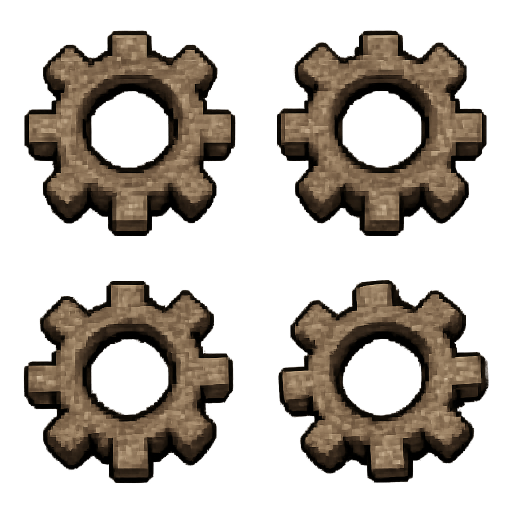
#> input picture recipe_src/great.png, 1024 x 1024 px, found by its file name (shown at 1/2 size)
$ python tools_prep_recipe.py
#> lines starting #> are read from the running program, lines starting #| are printed output that depends on the picture; after the words box and inside, x2 and y2 are one past the last pixel; in counts of white or black regions, pixels touching at a corner belong together
#!/usr/bin/env python3
"""Normalize the Firearm-Factory recipe/gun sprite sheets into clean, uniform, centered,
transparent sheets the mod can draw without jitter. Originals are backed up in _src/.

Run from the mod's textures/recipe folder (or pass it as argv[1])."""
import os, sys, shutil, glob
import numpy as np
from PIL import Image

ROOT = sys.argv[1] if len(sys.argv) > 1 else "Jarunk-MachinePartyFPV/textures/recipe"
SRC = os.path.join(ROOT, "_src")
os.makedirs(SRC, exist_ok=True)

# back up whatever source files exist (once)
for f in ["great.png","gear.png","spring.png","strapped.png","pipe.png","glue1.png","glue2.png","gun.png"]:
    p = os.path.join(ROOT, f)
    if os.path.exists(p) and not os.path.exists(os.path.join(SRC, f)):
        shutil.copy(p, os.path.join(SRC, f))

def load(name):
#> called with name = 'great.png'
    return Image.open(os.path.join(SRC, name)).convert("RGBA")
#> returned value is the input picture: PIL image 1024x1024 RGBA; mean R, G, B, A 36.1, 29.2, 21.8, 99.7

def alpha_from_black(im):
    a = np.array(im).astype(np.float32)
    lum = 0.299*a[:,:,0] + 0.587*a[:,:,1] + 0.114*a[:,:,2]
    a[:,:,3] = np.clip((lum-10.0)/(34.0-10.0), 0, 1) * 255.0
    return Image.fromarray(a.astype(np.uint8), "RGBA")

def cut_halo(im):
    a = np.array(im)
    a[:,:,3] = np.where(a[:,:,3] < 36, 0, a[:,:,3])
#> a: shape (1024, 1024, 4); 1.25% of pixels changed, all inside (x1, y1, x2, y2) = (43, 6, 1021, 1015)
    return Image.fromarray(a, "RGBA")

def split(im, cols, rows):
#> called with cols = 2, rows = 2
    W,H = im.size; cw=W//cols; ch=H//rows
#> after `W, H = im.size`: W = 1024; H = 1024
#> after `cw = W // cols`: cw = 512
#> after `ch = H // rows`: ch = 512
    return [im.crop((c*cw, r*ch, (c+1)*cw, (r+1)*ch)) for r in range(rows) for c in range(cols)]

def build(frames, cols, rows, out, fw=220, fh=220):
#> called with cols = 2, rows = 2, out = 'gear.png', fw = 220, fh = 220
    sheet = Image.new("RGBA", (cols*fw, rows*fh), (0,0,0,0))
#> sheet: PIL image 440x440 RGBA; every value is 0
    for i, fr in enumerate(frames):
        bb = fr.getbbox()
        if bb: fr = fr.crop(bb)
        if fr.width==0 or fr.height==0: continue
        s = min(fw*0.92/fr.width, fh*0.92/fr.height)
        fr = fr.resize((max(1,round(fr.width*s)), max(1,round(fr.height*s))), Image.LANCZOS)
        r=i//cols; c=i%cols
        sheet.paste(fr, (c*fw + (fw-fr.width)//2, r*fh + (fh-fr.height)//2), fr)
#> this loop made 4 passes
#> (bb, s, r, c) on passes 1 to 4: ((48, 61, 471, 472), 0.478, 0, 0), ((42, 61, 461, 472), 0.483, 0, 1), ((47, 50, 467, 454), 0.482, 1, 0), ((45, 48, 465, 454), 0.482, 1, 1)
#> pass 1, in build, `if bb: fr = fr.crop(bb)`:
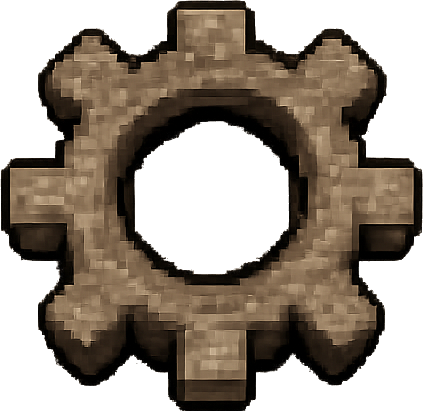
#> fr: PIL image 423x411 RGBA; mean R, G, B, A 55.7, 45.1, 33.8, 152.7; transparent parts drawn white
#> pass 1, in build, `fr = fr.resize((max(1,round(fr.width*s)), max(1,round(fr.height*s))), ..`:
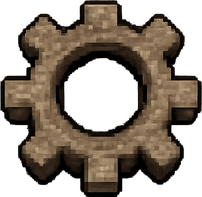
#> fr: PIL image 202x197 RGBA; mean R, G, B, A 55.2, 44.7, 33.5, 152.9; transparent parts drawn white
#> pass 2, in build, `if bb: fr = fr.crop(bb)`:
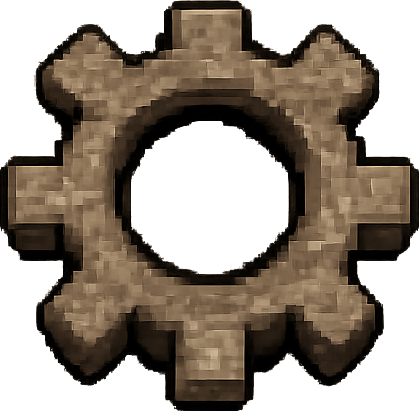
#> fr: PIL image 419x411 RGBA; mean R, G, B, A 55.5, 44.9, 33.5, 153.2; transparent parts drawn white
#> pass 2, in build, `fr = fr.resize((max(1,round(fr.width*s)), max(1,round(fr.height*s))), ..`:
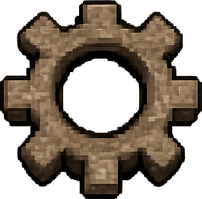
#> fr: PIL image 202x199 RGBA; mean R, G, B, A 55.2, 44.6, 33.4, 153.3; transparent parts drawn white
#> after the loop:
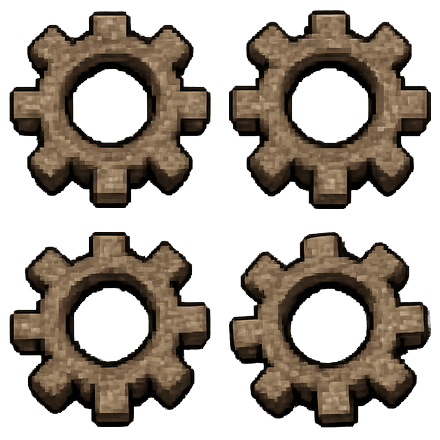
#> sheet: PIL image 440x440 RGBA; mean R, G, B, A 43.9, 35.6, 26.7, 123.7; transparent parts drawn white
    sheet.save(os.path.join(ROOT, out))
    print(f"  {out}: {cols}x{rows}")

# --- recipe items with transparent backgrounds ---
gear_src = "great.png" if os.path.exists(os.path.join(SRC,"great.png")) else "gear.png"
for src, cols, rows, out in [(gear_src,2,2,"gear.png"), ("spring.png",2,2,"spring.png"),
                             ("strapped.png",2,2,"strapped.png"), ("pipe.png",2,1,"pipe.png")]:
#> (the run stopped early here; a loop or call above may not have finished)
